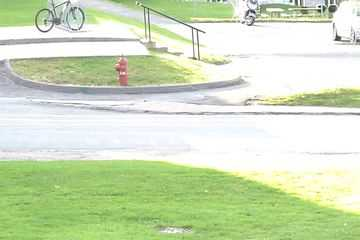
#> input picture 04_object_tracking/pedestrians/in000001.jpg, 360 x 240 px; its folder holds only this picture in this run
$ python main.py
#> lines starting #> are read from the running program, lines starting #| are printed output that depends on the picture; after the words box and inside, x2 and y2 are one past the last pixel; in counts of white or black regions, pixels touching at a corner belong together
import cv2
import numpy as np
from pathlib import Path
from collections import deque

crossing = deque(maxlen = 40)

def is_crossed(y_current, direction, frame_id):
  for f, y, d in crossing:
    if d == direction and abs(y - y_current) < 40:
      if frame_id - f <= crossing.maxlen:
        return True
  return False

image_path = Path("./pedestrians")
cv2.namedWindow("Image", cv2.WINDOW_NORMAL)


op_params = {"winSize": (100, 100),
              "maxLevel": 2,
              "criteria": (cv2.TermCriteria_COUNT | cv2.TermCriteria_EPS, 10, 0.03)}

corner_params = {"maxCorners": 100,
                  "qualityLevel": 0.1,
                  "minDistance": 15,
                  "blockSize": 15}

count_left_to_right = 0
count_right_to_left = 0
prev_gray = None
LINE_X = 240
pts = None
good_new = []

for frame_id, path in enumerate(sorted(image_path.glob("*.jpg"))):
  frame = cv2.imread(path)
#> frame is the input picture: shape (240, 360, 3); mean B, G, R 188.3, 222.7, 207.7
  gray = cv2.cvtColor(frame, cv2.COLOR_BGR2GRAY)
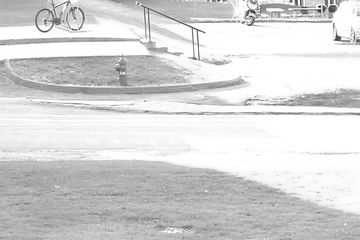
#> gray: shape (240, 360); min 26, max 255, mean 214.3

  if pts is None or len(pts) < 20:
    pts = cv2.goodFeaturesToTrack(gray, **corner_params)
#> pts = 18 rows, first 8: [325, 2], [298, 8], [248, 17], [42, 25], [198, 30], [339, 34], [356, 38], [259, 6]

  pts = cv2.goodFeaturesToTrack(gray, **corner_params)

  if prev_gray is not None and pts is not None:
    op_pts, status, error = cv2.calcOpticalFlowPyrLK(prev_gray, gray, pts, None, **op_params)
    for p in op_pts:
      cv2.circle(frame, tuple(p.flatten().astype(int)), 3, (255, 0, 0), -1)
    good_new, good_old = [], []
    for i, (new_pt, old_pt) in enumerate(zip(op_pts, pts)):
      if status[i] == 1 and error[i] < 5.0:
        new_pt = new_pt.flatten()
        old_pt = old_pt.flatten()
        dx = new_pt[0] - old_pt[0]
        dy = new_pt[1] - old_pt[1]
        movement = np.hypot(dx, dy)
        if movement > 0.05:
          good_new.append(new_pt)
          good_old.append(old_pt)
    good_new = np.array(good_new)
    good_old = np.array(good_old)

    for (x_new, y_new), (x_old, y_old) in zip(good_new, good_old):
      dx = x_new - x_old
      if (x_old < (LINE_X + 5) and (LINE_X - 5) <= x_new and dx > 0.3):
        if not is_crossed(y_new, 1, frame_id):
          print("Left to right")
          count_left_to_right += 1
          crossing.append((frame_id, y_new, 1))
      elif (x_old > (LINE_X - 5) and (LINE_X + 5) >= x_new and dx < -0.3):
        if not is_crossed(y_new, -1, frame_id):
          print("Right to left")
          count_right_to_left += 1
          crossing.append((frame_id, y_new, -1))


    for p in op_pts:
      cv2.circle(frame, tuple(p.flatten().astype(int)), 3, (0, 255, 0), -1)


#  for p in pts:
#    cv2.circle(frame, tuple(p.flatten().astype(int)), 3, (0, 0, 255), -1)
  prev_gray = gray.copy()
  pts = good_new.reshape(-1, 1, 2) if len(good_new) > 0 else None
  cv2.line(frame, (LINE_X, 0), (LINE_X, frame.shape[0]), (255, 0, 0), 2)
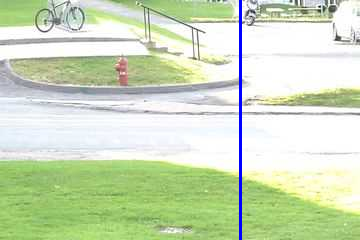
#> frame: shape (240, 360, 3); 0.83% of pixels changed, all inside (x1, y1, x2, y2) = (239, 0, 242, 240)
  cv2.imshow("Image", frame)
  key = cv2.waitKey(int((1 / 60) * 1000))
#> (key Esc is pressed here)
  if (key & 0xFF) == 27:
    break
print(f"Left to right - {count_left_to_right}")
print(f"Right to left - {count_right_to_left}")
